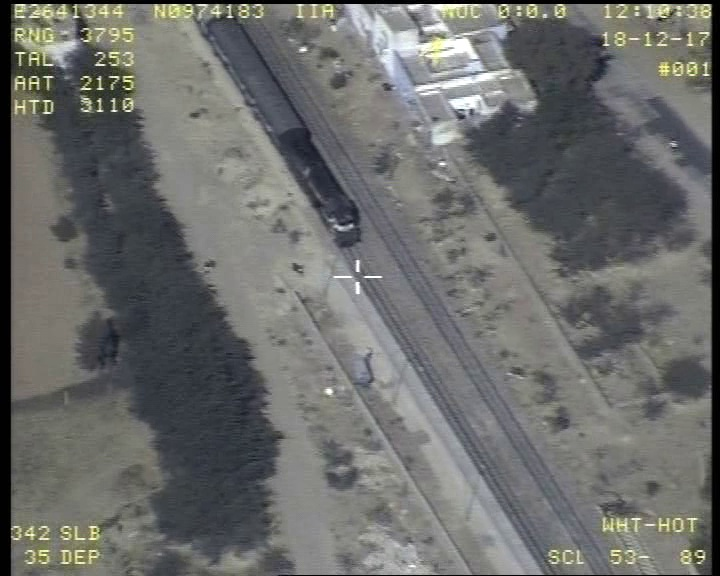
#> input picture frame0.jpg, 720 x 576 px
$ python sub.py
#> lines starting #> are read from the running program, lines starting #| are printed output that depends on the picture
# Import the modules
import cv2
from sklearn.externals import joblib
from skimage.feature import hog
import numpy as np


# Read the input image
im = cv2.imread("frame0.jpg")
#> im is the input picture: shape (576, 720, 3); mean B, G, R 106.9, 108.8, 107.7
im1=cv2. imread("frame1.jpg")
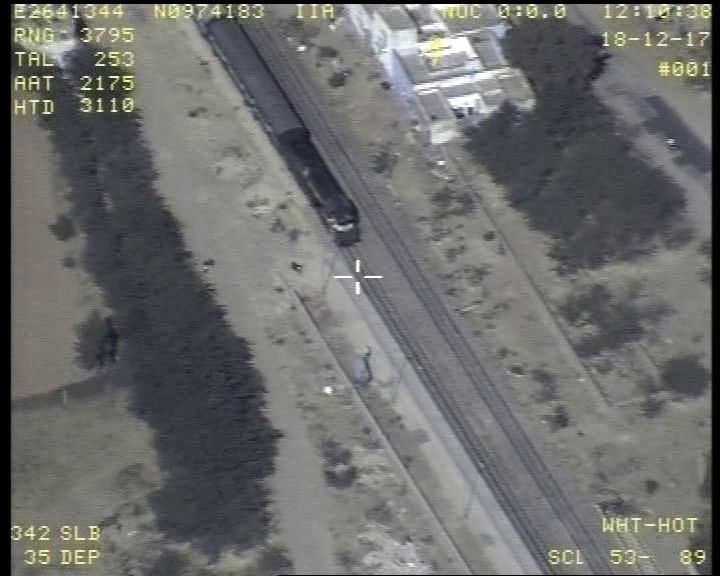
#> input picture frame1.jpg, 720 x 576 px
#> im1 is the input picture: shape (576, 720, 3); mean B, G, R 107.2, 108.7, 107.6
im3 = cv2.subtract(im,im1)
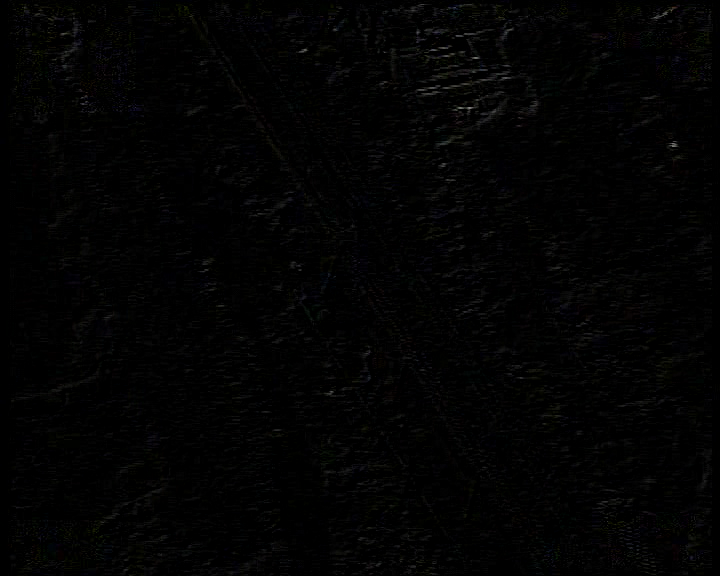
#> im3: shape (576, 720, 3); mean B, G, R 2.5, 2.6, 2.5
cv2.imshow("aa",im3)
cv2.waitKey()
# im[int(2):int(121), int(13):int(149)]
